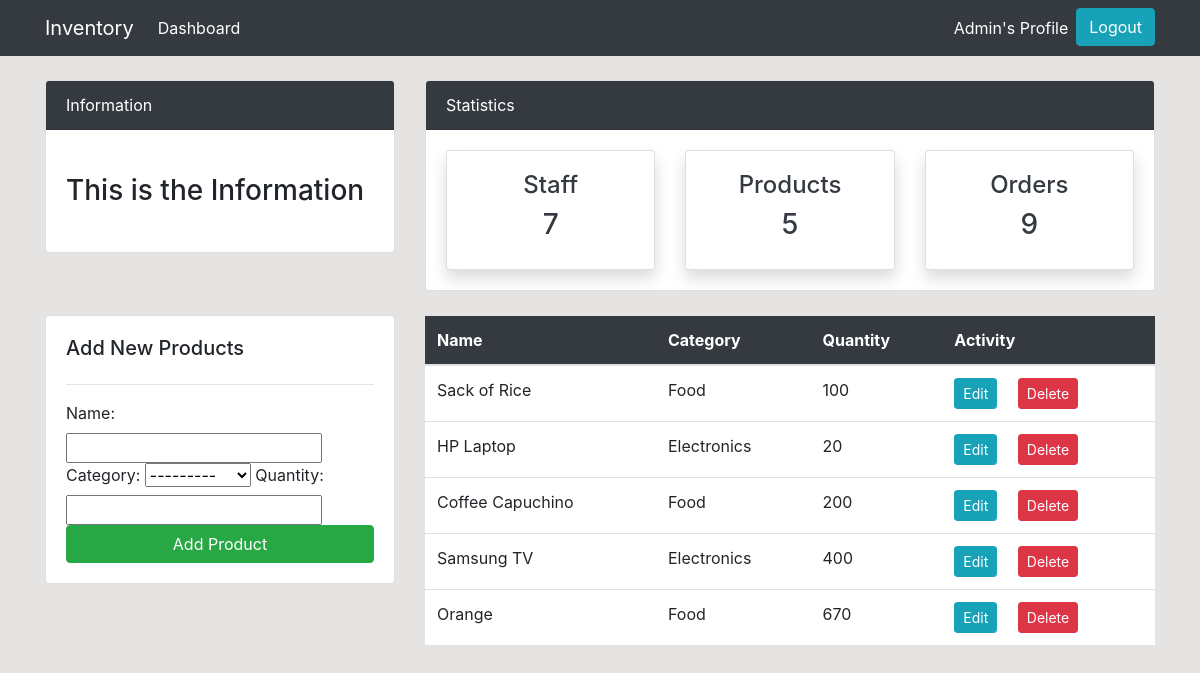
/product/ (signed in), run on the app's committed database.
### dashboard/models.py (models this page shows, shortened)
class Product(models.Model):
    name = models.CharField(max_length=100, null=True)
    category = models.CharField(max_length=20, choices=CATEGORY, null=True)
    quantity = models.PositiveIntegerField(null=True)
    class Meta:
        verbose_name_plural = "Products"

### dashboard/views.py (the view)
# urls.py: path('product/', views.product, name='dashboard-product'),
@login_required
def product(request):
    items = Product.objects.all() # Using ORM
    product_count = items.count()
    workers_count = User.objects.all().count()
    orders_count = Order.objects.all().count()
    if request.method == 'POST':
        form = ProductForm(request.POST)
        if form.is_valid():
            form.save()
            product_name = form.cleaned_data.get('name')
            messages.success(request, f'{product_name} has been added')
            return redirect('dashboard-product')
    else:
        form = ProductForm()
    context = {
        'items': items,
        'form': form,
        'workers_count': workers_count,
        'orders_count': orders_count,
        'product_count': product_count
    }
    return render(request ,'dashboard/product.html', context)

### dashboard/forms.py
class ProductForm(forms.ModelForm):
    class Meta:
        model = Product
        fields = ['name', 'category', 'quantity']

### templates/dashboard/product.html (shortened to what this page needs)
{% extends 'partials/base.html' %}
{% load crispy_forms_tags %}
{% block content %}
{% include 'partials/topnav.html' %}
<div class="container">
<div class="row my-4">
    <div class="col-md-4">
        <div class="card card-body">
            <h5>Add New Products</h5>
            <hr>
            <form method="POST">
                {{ form }}
                <input class="btn btn-success btn-block" type="submit" value="Add Product">
            </form>
        </div>
    </div>
    <div class="col-md-8">
        <table class="table bg-white">
            <thead class="bg-dark text-white">
                <tr>
                    <th scope="col">Name</th>
                    <th scope="col">Category</th>
                    <th scope="col">Quantity</th>
                    <th scope="col">Activity</th>
                </tr>
            </thead>
            <tbody>
                {% for item in items %}
                <tr>
                    <td>{{ item.name }}</td>
                    <td>{{ item.category }}</td>
                    <td>{{ item.quantity }}</td>
                    <td>
                        <a class="btn btn-info btn-sm mr-2"
                            href="{% url 'dashboard-product-update' item.id %}">Edit</a>
                        <a class="btn btn-danger btn-sm ml-2"
                            href="{% url 'dashboard-product-delete' item.id %}">Delete</a>
                    </td>
                </tr>
                {% endfor %}
            </tbody>
        </table>
    </div>
</div>
</div>
{% endblock %}

### templates/partials/nav.html (shortened to what this page needs)
<nav class="navbar navbar-expand-lg navbar-dark bg-dark">
  {% if user.is_authenticated %}
  <div class="container">
      <a class="navbar-brand text-white" href="{% url 'dashboard-index' %}">Inventory</a>
      <div class="collapse navbar-collapse" id="navbarSupportedContent">
          <ul class="navbar-nav mr-auto">
              <li class="nav-item active">
                  <a class="nav-link text-white" href="{% url 'dashboard-index' %}">Dashboard </a>
              </li>
          </ul>
          <ul class="navbar-nav ml-auto">
              <li class="nav-item active">
                  <a class="nav-link text-white" href="{% url 'user-profile' %}">{{ user.username }}'s Profile
                      <span class="sr-only">(current)</span></a>
              </li>
              <li class="nav-item">
                  <form action="{% url 'user-logout' %}" method="post">
                    <input class="btn btn-info btn-block" type="submit" value="Logout">
                </form>
              </li>
          </ul>
          {% endif %}
      </div>
  </div>
</nav>

### static/style.css (style rules this page uses)
body { background: rgb(230, 227, 227); }

### data on the page
Product: name "Sack of Rice", category "Food", quantity "100"
Product: name "HP Laptop", category "Electronics", quantity "20"
Product: name "Coffee Capuchino", category "Food", quantity "200"
Product: name "Samsung TV", category "Electronics", quantity "400"
Product: name "Orange", category "Food", quantity "670"

### other printed values
{{ user.username }} "Admin"
{{ workers_count }} "7"
{{ product_count }} "5"
{{ orders_count }} "9"
